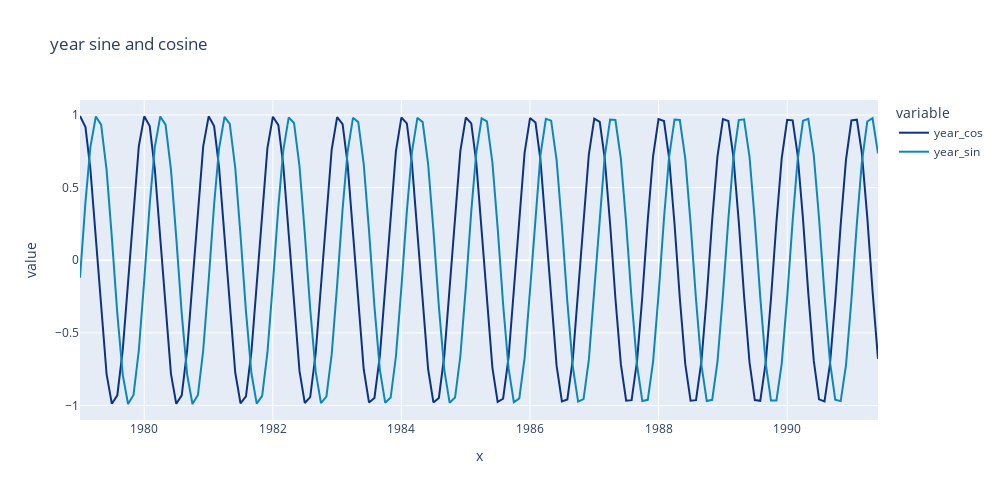

The cell this chart's notebook holds for it:
### Code cell
fig = px.line(
    data_frame = df.iloc[:150],
    x = df.iloc[:150].index,
    y = ["year_cos", "year_sin"],

    title = "year sine and cosine",
    color_discrete_sequence = plt_style_s,
    width = 1000,
    height = 500,
)

fig.show()

### Figure 1 — Plotly figure (JSON) as saved in the notebook; plotly's stock layout.template omitted (floating-point values rounded to 4 significant figures; data arrays with more than 128 entries replaced by an {"elided": "..."} marker saying what was removed)
{"data": [{"hovertemplate": "variable=year_cos<br>x=%{x}<br>value=%{y}<extra></extra>", "legendgroup": "year_cos", "line": {"color": "rgb(12,51,131)", "dash": "solid"}, "marker": {"symbol": "circle"}, "mode": "lines", "name": "year_cos", "orientation": "v", "showlegend": true, "type": "scatter", "x": {"elided": "150 str values"}, "xaxis": "x", "y": {"elided": "150 float values"}, "yaxis": "y"}, {"hovertemplate": "variable=year_sin<br>x=%{x}<br>value=%{y}<extra></extra>", "legendgroup": "year_sin", "line": {"color": "rgb(10,136,186)", "dash": "solid"}, "marker": {"symbol": "circle"}, "mode": "lines", "name": "year_sin", "orientation": "v", "showlegend": true, "type": "scatter", "x": {"elided": "150 str values"}, "xaxis": "x", "y": {"elided": "150 float values"}, "yaxis": "y"}], "layout": {"height": 500, "legend": {"title": {"text": "variable"}, "tracegroupgap": 0}, "title": {"text": "year sine and cosine"}, "width": 1000, "xaxis": {"anchor": "y", "domain": [0, 1], "title": {"text": "x"}}, "yaxis": {"anchor": "x", "domain": [0, 1], "title": {"text": "value"}}}}
